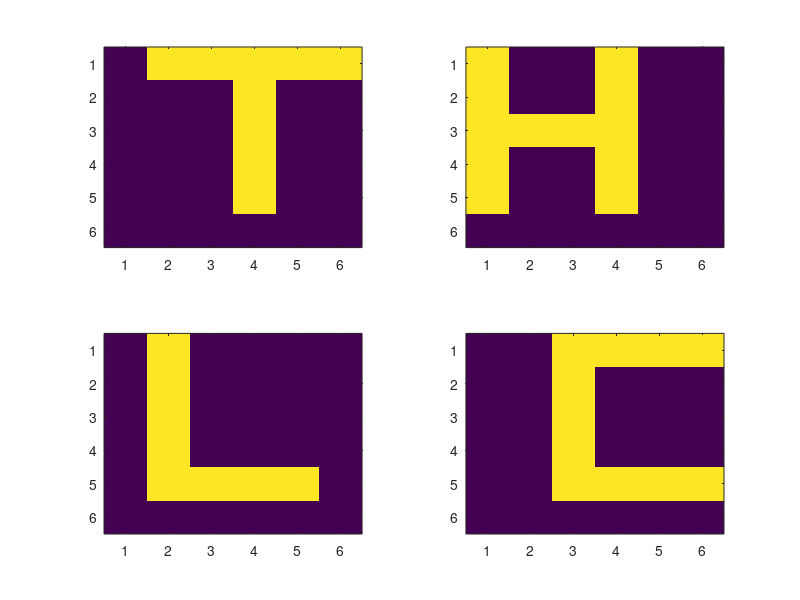

MATLAB code to generate this figure: (Note: this script raises an error after producing the figure.)
clc
close all
clear

N1 = 6;   % lato dell'immagine
I1 = -ones(N1,N1);  % creo una matrice 4*4 di -1
I1(1,2:6) = 1;  % righe 2-4 positive;
I1(2:5,4)= 1;  % creo una matrice 4*4 di -1
I2 = -ones(N1,N1);  % creo una matrice 4*4 di -1
I2(1:5,1) = 1;
I2(1:5,4)=1;
I2(3,1:4)=1;
I3 = -ones(N1,N1);
I3(1:5,2)=1; 
I3(5,2:5)=1;
I4 = -ones(N1,N1);  % creo una matrice 4*4 di -1
I4(1,3:6)=1;
I4(1:5,3)=1;
I4(5,3:6)=1;



figure(1)
subplot(221)
imagesc(I1)
subplot(222)
imagesc(I2)
subplot(223)
imagesc(I3)
subplot(224)
imagesc(I4)

pause
Y1= Da_matrice_a_vettore(I1);
Y2= Da_matrice_a_vettore(I2);
Y3= Da_matrice_a_vettore(I3);
Y4= Da_matrice_a_vettore(I4);

W = Y1*Y1'+Y2*Y2'+Y3*Y3'+Y4*Y4';

perc=0.3;
N=length(Y3);
Cambia = rand(N,1)>perc;  % ritorna 1 nella grande maggioranza dei casi
Cambia = (Cambia-0.5)*2;
Y=Y3.*Cambia;
%cerco la lista dei neuroni che possono commutare
Commutano=find(Y.*(W*Y)<0);
L=length(Commutano);
figure
X = Da_vettore_a_matrice(Y) ;
imagesc(X)
pause
while L > 0
    indice = ceil(rand(1,1)*L);
    Y(Commutano(indice))=-1*Y(Commutano(indice));
    Commutano=find(Y.*(W*Y)<0);
    L=length(Commutano);    
    X = Da_vettore_a_matrice(Y) ;
    imagesc(X)
    pause(0.05)
end
